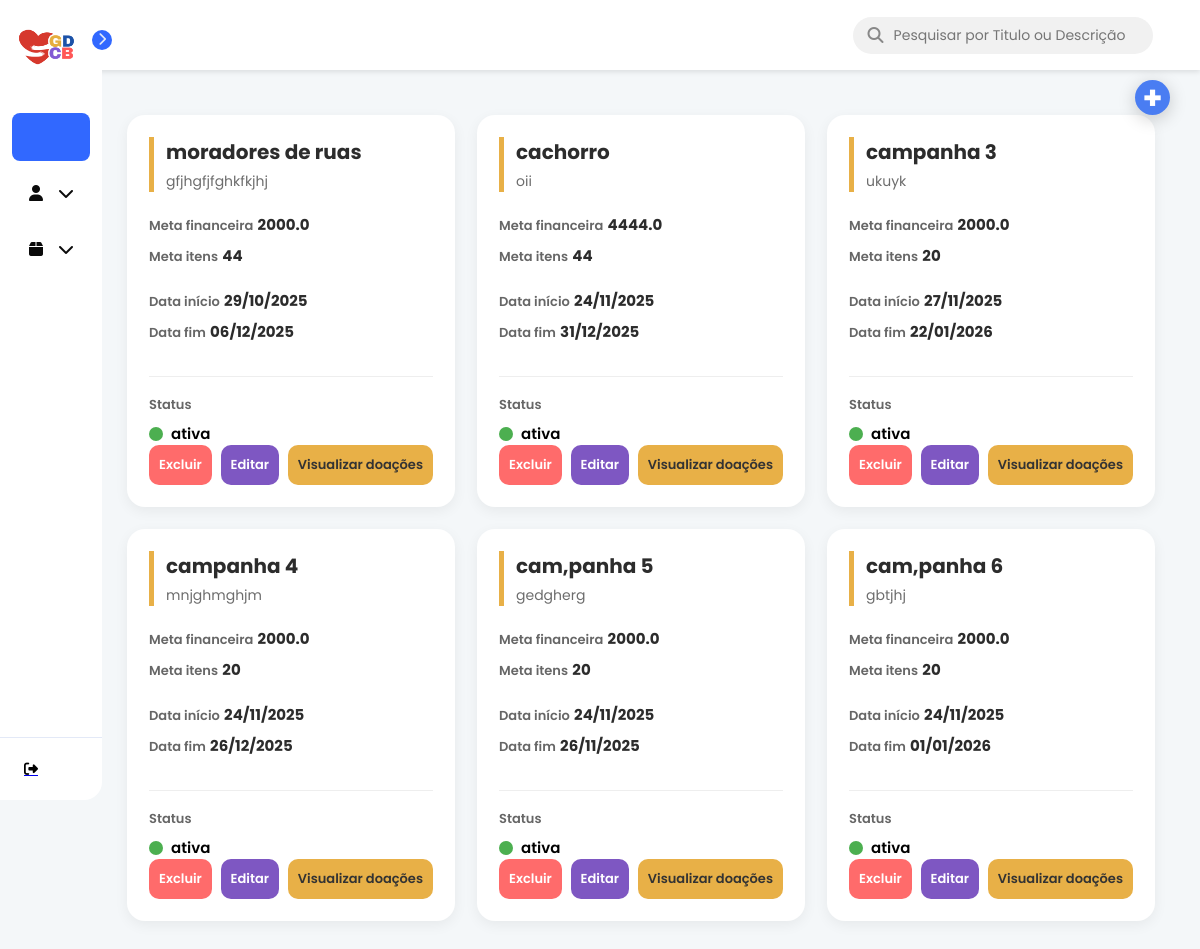
/campanhas/, run on an earlier commit of the app's database.
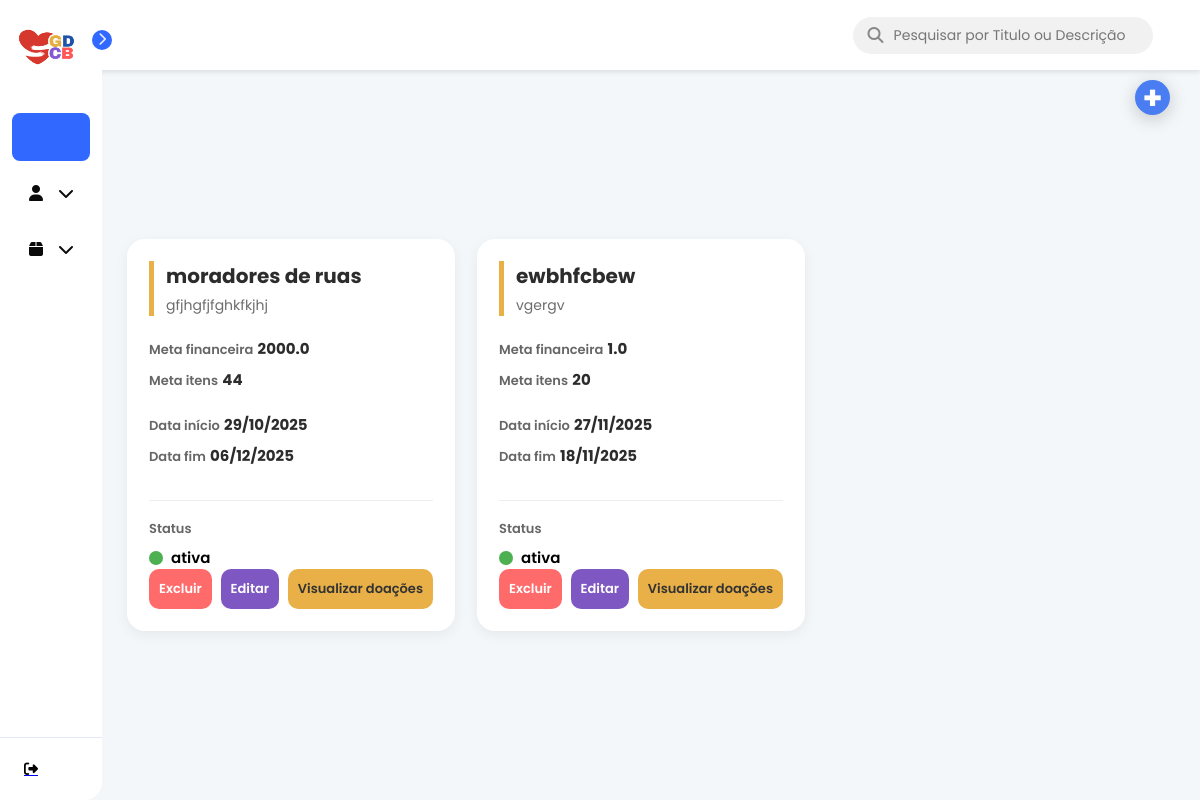
And on a later commit of the database.
### models.py (models this page shows)
class Campanha(SQLModel, table=True):
    __tablename__ = "campanhas"
    id: Optional[int] = Field(default=None, primary_key=True)
    titulo: str
    descricao: str
    meta_financeira: float | None = None
    meta_itens: int | None = None
    data_inicio: Optional[date]
    data_fim: Optional[date]
    status: str
    data_criacao: date = Field(default_factory=date.today)
    categoria_id: Optional[int] = Field(default=None, foreign_key="categorias.id")
    admin_id: int = Field(foreign_key="admin.id")
    admin: Optional["Admin"] = Relationship(back_populates="campanhas")
    doacoes: List["Doacao"] = Relationship(back_populates="campanha")
    relatorios: List["Relatorio"] = Relationship(back_populates="campanha")

### controllers/campanhas.py (the view)
@router.get("/", response_class=HTMLResponse)
def listar_campanhas(
    request: Request,
    search: str | None = None,
    session: Session = Depends(get_session)
):
    query = select(Campanha)
    if search:
        search_term = f"%{search}%"
        query = query.where(
            (Campanha.titulo.ilike(search_term)) |
            (Campanha.descricao.ilike(search_term))
        )
    campanhas = session.exec(query).all()
    return templates.TemplateResponse(
        "card_campanha.html",
        {
            "request": request,
            "campanhas": campanhas,
            "search": search  # opcional para mostrar no template
        }
    )

### templates/card_campanha.html (shortened to what this page needs)
{% extends 'base.html' %}
{% block head %}
    <link rel="stylesheet" href="{{ url_for('static', path='/card_campanha.css') }}">
    <link rel="stylesheet" href="{{ url_for('static', path='/cadastro_campanha.css') }}">
{% endblock %}
{% block content %}
    <div class="top-actions" style="margin-bottom: 20px;">
        <button id="openModalBtn" class="btn-add" style="padding: 10px 15px; cursor: pointer;">
            +
        </button>
    </div>
    <div class="cards-container">
        {% for campanha in campanhas %}
            <div class="card-campanha">
                <div class="card-header">
                    <h3 class="campanha-titulo">{{ campanha.titulo }}</h3>
                    <p class="campanha-descricao">{{ campanha.descricao }}</p>
                </div>
                <div class="card-body">
                    <div class="info-bloco metas">
                        <div class="info-item">
                            <span class="label">Meta financeira</span>
                            <span class="valor">{{ campanha.meta_financeira }}</span>
                        </div>
                        <div class="info-item">
                            <span class="label">Meta itens</span>
                            <span class="valor">{{ campanha.meta_itens }}</span>
                        </div>
                    </div>
                    <div class="info-bloco datas">
                        <div class="info-item">
                            <span class="label">Data início</span>
                            <span class="valor-data">{{ campanha.data_inicio.strftime('%d/%m/%Y') if campanha.data_inicio else '-' }}</span>
                        </div>
                        <div class="info-item">
                            <span class="label">Data fim</span>
                            <span class="valor-data">{{ campanha.data_fim.strftime('%d/%m/%Y') if campanha.data_fim else '-' }}</span>
                        </div>
                    </div>
                    <div class="info-bloco status-row">
                        <span class="label">Status</span>
                        <div class="status-display">
                            <div class="status-indicator {{ campanha.status | lower }}"></div>
                            <span class="status-texto">{{ campanha.status }}</span>
                        </div>
                    </div>
                </div>
                <div class="card-footer">
                    <form action="/campanhas/deletar/{{ campanha.id }}" method="post" style="display: inline;">
                        <button type="submit" class="btn btn-excluir" onclick="return confirm('Tem certeza que deseja EXCLUIR a campanha {{ campanha.titulo }}?')">
                            Excluir
                        </button>
                    </form>
                    <button
                            class="btn btn-editar"
                            onclick="openEditModal(
                                {{ campanha.id }},
                                '{{ campanha.titulo }}',
                                '{{ campanha.descricao }}',
                                {{ campanha.meta_financeira }},
                                {{ campanha.meta_itens }},
                                '{{ campanha.data_inicio.strftime('%Y-%m-%d') if campanha.data_inicio else '' }}',
                                '{{ campanha.data_fim.strftime('%Y-%m-%d') if campanha.data_fim else '' }}',
                                '{{ campanha.status }}'
                            )">
                        Editar
                    </button>
                    <button class="btn btn-visualizar">Visualizar doações</button>
                </div>
            </div>
        {% endfor %}
    </div>
{% endblock %}

### templates/base.html (shortened to what this page needs)
<!DOCTYPE html>
<html lang="pt-br">
<head>
    <link rel="stylesheet" href="https://cdnjs.cloudflare.com/ajax/libs/font-awesome/6.5.1/css/all.min.css" />
    <link rel="stylesheet" href="{{ url_for('static', path='/base.css') }}">
    <link href='https://cdn.boxicons.com/fonts/basic/boxicons.min.css' rel='stylesheet'>
    {% block head %}{% endblock %}
</head>
<body>
    <header class="top-header">
        <div class="search-bar">
            <i class="fa-solid fa-magnifying-glass search-icon"></i>
            <input
                id="searchInput"
                type="text"
                placeholder="Pesquisar por Titulo ou Descrição"
                value="{{ request.query_params.get('search') if request.query_params.get('search') else '' }}"
            >
        </div>
    </header>
    <nav id="sidebar">
        <div id="sidebar_content">
            <div id="user">
                <a href="{{ url_for('dashboard') }}">
                    <img src="../static/assets/logo.png" id="user_avatar" alt="Avatar">
                </a>
            </div>
            <ul id="side_items">
                <li class="side-item active">
                    <a href="{{ url_for('dashboard') }}">
                        <i class='bx  bx-home'></i>
                    </a>
                </li>
                <li class="side-item has-submenu">
                    <a href="#" class="submenu-toggle">
                        <i class="fa-solid fa-user"></i>
                        <i class="fa-solid fa-chevron-down arrow"></i>
                    </a>
                </li>
                <li class="side-item has-submenu">
                    <a href="#" class="submenu-toggle">
                        <i class="fa-solid fa-box"></i>
                        <i class="fa-solid fa-chevron-down arrow"></i>
                    </a>
                </li>
            </ul>
            <button id="open_btn">
                <i id="open_btn_icon" class="fa-solid fa-chevron-right"></i>
            </button>
        </div>
        <div id="logout">
            <a href="{{ url_for('logout') }}">
                <button id="logout_btn">
                    <i class="fa-solid fa-right-from-bracket"></i>
                </button>
            </a>
        </div>
    </nav>
    <main>
        {% block content %}
        {% endblock %}
    </main>
</body>
</html>

### static/base.css (style rules this page uses)
* { margin: 0; padding: 0; box-sizing: border-box; font-family: 'Poppins', sans-serif; }
body { display: flex; min-height: 100vh; background-color: #ebebeb; }
#sidebar { display: flex; flex-direction: column; justify-content: space-between; background-color: #ffffff; height: 100vh; border-radius: 0px 18px 18px 0px; position: fixed; left: 0; top: 0; transition: all .5s; min-width: 82px; z-index: 20; }
#sidebar_content { padding: 12px; }
#user { display: flex; align-items: center; gap: 8px; margin-bottom: 24px; }
#user_avatar { width: 70px; height: 70px; object-fit: cover; border-radius: 20px; }
#side_items { display: flex; flex-direction: column; gap: 8px; list-style: none; }
.side-item { border-radius: 8px; padding: 14px; cursor: pointer; }
.side-item.active { background-color: #3168ff; }
.side-item a { text-decoration: none; display: flex; align-items: center; justify-content: center; color: #0a0a0a; }
.side-item.active a { color: #e3e9f7; }
.side-item a i { display: flex; align-items: center; justify-content: center; width: 20px; height: 20px; }
#logout { border-top: 1px solid #e3e9f7; padding: 12px; }
#logout_btn { border: none; padding: 12px; font-size: 14px; display: flex; gap: 20px; align-items: center; border-radius: 8px; text-align: start; cursor: pointer; background-color: transparent; }
#open_btn { position: absolute; top: 30px; right: -10px; background-color: #3168ff; color: #e3e9f7; border-radius: 100%; width: 20px; height: 20px; border: none; cursor: pointer; }
#open_btn_icon { transition: transform .3s ease; }
.has-submenu .arrow { margin-left: auto; transition: transform 0.3s; }
.top-header { background-color: #ffffff; padding: 15px 30px; display: flex; justify-content: space-between; align-items: center; position: fixed; top: 0; right: 0; left: 82px; height: 70px; box-shadow: 0 2px 5px rgba(0, 0, 0, 0.1); z-index: 10; transition: left 0.5s; }
.search-bar { display: flex; align-items: center; background-color: #f1f1f1; border-radius: 20px; padding: 8px 15px; width: 300px; margin-left: 70%; }
.search-bar input { border: none; background-color: transparent; outline: none; margin-left: 10px; font-size: 14px; width: 100%; }
.search-bar .search-icon { color: #888; }
main { padding: 90px 20px 20px 20px; margin-left: 82px; position: static; z-index: 0; width: 100%; transition: margin-left 0.5s; }

### static/card_campanha.css (style rules this page uses)
.top-actions { position: fixed; top: 80px; right: 30px; z-index: 999; margin-bottom: 20px; }
.btn-add { width: 35px; height: 35px; display: flex; align-items: center; justify-content: center; background-color: #4a7df2; color: #fff; border: none; border-radius: 50%; font-size: 32px; font-weight: 700; cursor: pointer; transition: transform .2s ease, background .2s ease; box-shadow: 0px 4px 18px rgba(0,0,0,0.20); }
.cards-container { display: grid; grid-template-columns: repeat(auto-fill, minmax(300px, 1fr)); gap: 22px; padding: 25px; }
.card-campanha { background: #ffffff; border-radius: 18px; padding: 22px; display: flex; flex-direction: column; min-height: 330px; box-shadow: 0 4px 14px rgba(0, 0, 0, 0.06); transition: transform .15s ease, box-shadow .2s ease; }
.card-header { border-left: 5px solid #E8B047; padding-left: 12px; margin-bottom: 20px; }
.campanha-titulo { font-size: 20px; font-weight: 700; margin: 0; color: #2c2c2c; }
.campanha-descricao { font-size: 14px; color: #6d6d6d; margin-top: 4px; }
.card-body { display: flex; flex-direction: column; gap: 14px; }
.info-item { margin-bottom: 6px; }
.label { font-size: 13px; font-weight: 600; color: #666; }
.valor, .valor-data { font-size: 15px; font-weight: 700; color: #2c2c2c; }
.status-row { margin-top: 12px; padding-top: 14px; border-top: 1px solid #eee; }
.status-display { display: flex; align-items: center; gap: 8px; margin-top: 6px; }
.status-indicator { width: 14px; height: 14px; border-radius: 50%; }
.status-indicator.ativa { background: #4CAF50; }
.status-texto { font-size: 15px; font-weight: 600; }
.card-footer { margin-top: auto; display: flex; justify-content: space-between; gap: 8px; }
.btn { padding: 10px 10px; border: none; border-radius: 10px; font-size: 13px; font-weight: 600; cursor: pointer; transition: background .2s ease, transform .15s ease; }
.btn-excluir { background: #ff6b6b; color: #fff; }
.btn-editar { background: #7e57c2; color: #fff; }
.btn-visualizar { background: #e8b047; color: #333; }

What changed in the data, as far as the page shows it:
removed Campanha: titulo "campanha 3", descricao "ukuyk", meta_financeira "2000.0", meta_itens "20", data_inicio "27/11/2025", data_fim "22/01/2026", status "ativa"
removed Campanha: titulo "campanha 4", descricao "mnjghmghjm", meta_financeira "2000.0", meta_itens "20", data_inicio "24/11/2025", data_fim "26/12/2025", status "ativa"
removed Campanha: titulo "cam,panha 5", descricao "gedgherg", meta_financeira "2000.0", meta_itens "20", data_inicio "24/11/2025", data_fim "26/11/2025", status "ativa"
removed Campanha: titulo "cam,panha 6", descricao "gbtjhj", meta_financeira "2000.0", meta_itens "20", data_inicio "24/11/2025", data_fim "01/01/2026", status "ativa"
changed Campanha: titulo "cachorro" → "ewbhfcbew"; descricao "oii" → "vgergv"; meta_financeira "4444.0" → "1.0"; meta_itens "44" → "20"; data_inicio "24/11/2025" → "27/11/2025"; data_fim "31/12/2025" → "18/11/2025"
